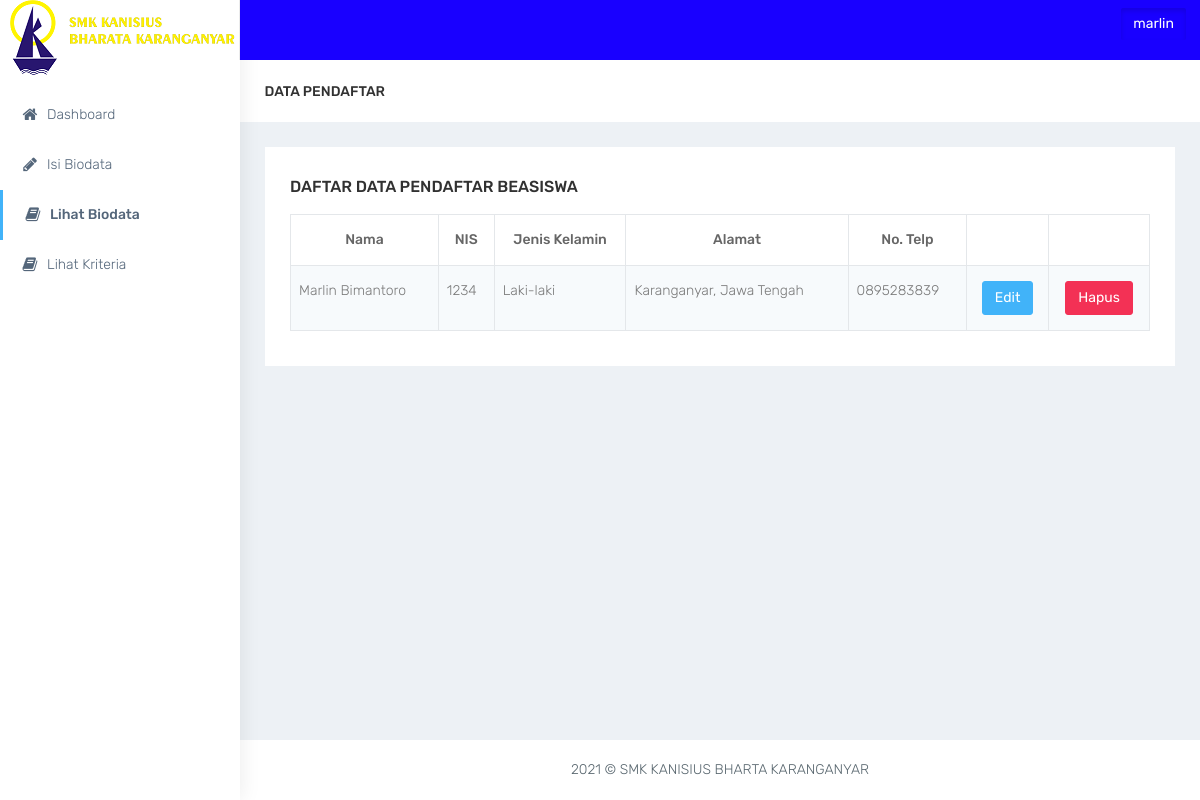
The app's page /view_siswa.php (signed in) with its own data.
### tables this page shows
CREATE TABLE IF NOT EXISTS `dt_siswa` (
`id_dtsiswa` int(9) NOT NULL,
  `id_user` int(9) NOT NULL,
  `thn_ajaran` varchar(9) NOT NULL,
  `nama` varchar(50) NOT NULL,
  `nis` varchar(9) NOT NULL,
  `jk` varchar(20) NOT NULL,
  `alamat` varchar(225) NOT NULL,
  `no` varchar(15) NOT NULL,
  `scanr` varchar(500) NOT NULL,
  `scans` varchar(500) NOT NULL,
  `gaji` int(15) NOT NULL,
  `rapor` double NOT NULL,
  `presensi` int(9) NOT NULL,
  `kepribadian` int(9) NOT NULL
);

### web/view_siswa.php (the view, shortened to what this page needs)
<!DOCTYPE html>
<html lang="en">
<?php
$username = $_SESSION['username'];
?>
<head>
    <link href="bootstrap/dist/css/bootstrap.min.css" rel="stylesheet">
    <link href="../plugins/bower_components/sidebar-nav/dist/sidebar-nav.min.css" rel="stylesheet">
    <link href="../plugins/bower_components/toast-master/css/jquery.toast.css" rel="stylesheet">
    <link href="../plugins/bower_components/morrisjs/morris.css" rel="stylesheet">
    <link href="../plugins/bower_components/chartist-js/dist/chartist.min.css" rel="stylesheet">
    <link href="../plugins/bower_components/chartist-plugin-tooltip-master/dist/chartist-plugin-tooltip.css" rel="stylesheet">
    <link href="css/animate.css" rel="stylesheet">
    <link href="css/style.css" rel="stylesheet">
    <link href="css/colors/default.css" id="theme" rel="stylesheet">
</head>
<body class="fix-header">
    <div id="wrapper">
        <nav class="navbar navbar-default navbar-static-top m-b-0">
            <div class="navbar-header">
                <div class="top-left-part">
                    <a class="logo" href="index.php">
                        <b>
                            <img src="../plugins/img/logo.png" alt="home" class="light-logo" />
                        </b>
                        <span class="hidden-xs">
                            <img src="../plugins/img/smk.png" alt="home" class="light-logo" />
                        </span>
                    </a>
                </div>
                <ul class="nav navbar-top-links navbar-right pull-right">
					<div class="btn btn-square btn-dark">
						<a class="btn dropdown-toggle" data-toggle="dropdown">
							<i class="icon-user"></i><?php echo "<font color=white>$username</font>" ?>
					</div>
                </ul>
            </div>
        </nav>
        <div class="navbar-default sidebar" role="navigation">
            <div class="sidebar-nav slimscrollsidebar">
                <div class="sidebar-head">
                    <h3><span class="fa-fw open-close"><i class="ti-close ti-menu"></i></span> <span class="hide-menu">Navigation</span></h3>
                </div>
                <ul class="nav" id="side-menu">
                <li style="padding: 90px 0 0;">
                        <a href="siswa.php" class="waves-effect"><i class="fa fa-home fa-fw" aria-hidden="true"></i>Dashboard</a>
                    </li>
                    <li>
                        <a href="input_data.php" class="waves-effect"><i class="fa fa-pencil fa-fw" aria-hidden="true"></i>Isi Biodata</a>
                    </li>
                    <li>
                        <a href="view_siswa.php" class="waves-effect"><i class="fa fa-book fa-fw" aria-hidden="true"></i>Lihat Biodata</a>
                    </li>
                    <li>
                        <a href="view_kriteria.php" class="waves-effect"><i class="fa fa-book fa-fw" aria-hidden="true"></i>Lihat Kriteria</a>
                    </li>
                </ul>
            </div>
        </div>
        <div id="page-wrapper">
            <div class="container-fluid">
                <div class="row bg-title">
                    <div class="col-lg-3 col-md-4 col-sm-4 col-xs-12">
                        <h4 class="page-title">Data Pendaftar</h4> </div>
                </div>
			    <div class="row">
                    <div class="col-sm-12">
                        <div class="white-box">
                            <h3 class="box-title">Daftar Data Pendaftar Beasiswa </h3>
                            <div class="control-group">
                            <div class="table-responsive">
                                <table class="table table-striped table-bordered">
                                    <thead>
                                        <tr>
											<th><center>Nama</center></th>
											<th><center>NIS</center></th>
											<th><center>Jenis Kelamin</center></th>
											<th><center>Alamat</center></th>
											<th><center>No. Telp</center></th>
                                            <th></th>
                                            <th></th>
                                        </tr>
                                    </thead>
                                    <tbody>
									<?php
                                    $id=$_SESSION['id_user'];
									$query=mysql_query("SELECT * FROM dt_siswa WHERE id_user='$id' ORDER BY id_dtsiswa");
									while($row=mysql_fetch_array($query))
									{
									echo "
									<tr>
										<td>".$row['nama']."</td>
										<td>".$row['nis']."</td>
                                        <td>".$row['jk']."</td>
                                        <td>".$row['alamat']."</td>
                                        <td>".$row['no']."</td>
										<td>
											<center><a class='btn btn-info' href='edit_biodata.php?id=".$row['nama']."'>
											Edit
											</a>
											</center>
										</td>
										<td>
											<center><a class='btn btn-danger' href='hapus_data.php?id=".$row['nama']."'>
											Hapus</a>
											</center>
										</td>
									</tr>
									";
									}
									?>
									</tbody>
                            </table>
						</div>
					</div>
                    </div>
                        </div>
            <footer class="footer text-center"> <?php echo date("Y"); ?> &copy; SMK KANISIUS BHARTA KARANGANYAR </footer>
			</div>
		</div>
</body>
</html>

### web/css/colors/default.css (style rules this page uses)
body { background: #fff; }
.top-left-part { background: #fff; }
.top-left-part .light-logo { display: inline-block; }
.navbar-header { background: #1900ff; }
.sidebar .sidebar-head { background: #fffb00; }
.sidebar .sidebar-head h3 { color: #686868; }
.sidebar { background: #fff; box-shadow: 1px 0px 20px rgba(0, 0, 0, 0.08); }
#side-menu li a { color: #54667a; }
#side-menu li a { color: #54667a; border-left: 0px solid #fff; }
#side-menu > li > a { border-left: 3px solid transperant; }
#side-menu > li > a.active { background: transperant; color: #54667a; border-left: 3px solid #41b3f9; font-weight: 500; }

### records on screen
dt_siswa: nama "Marlin Bimantoro", nis "1234", jk "Laki-laki", alamat "Karanganyar, Jawa Tengah", no "0895283839"

### other values on screen
$username "marlin"
